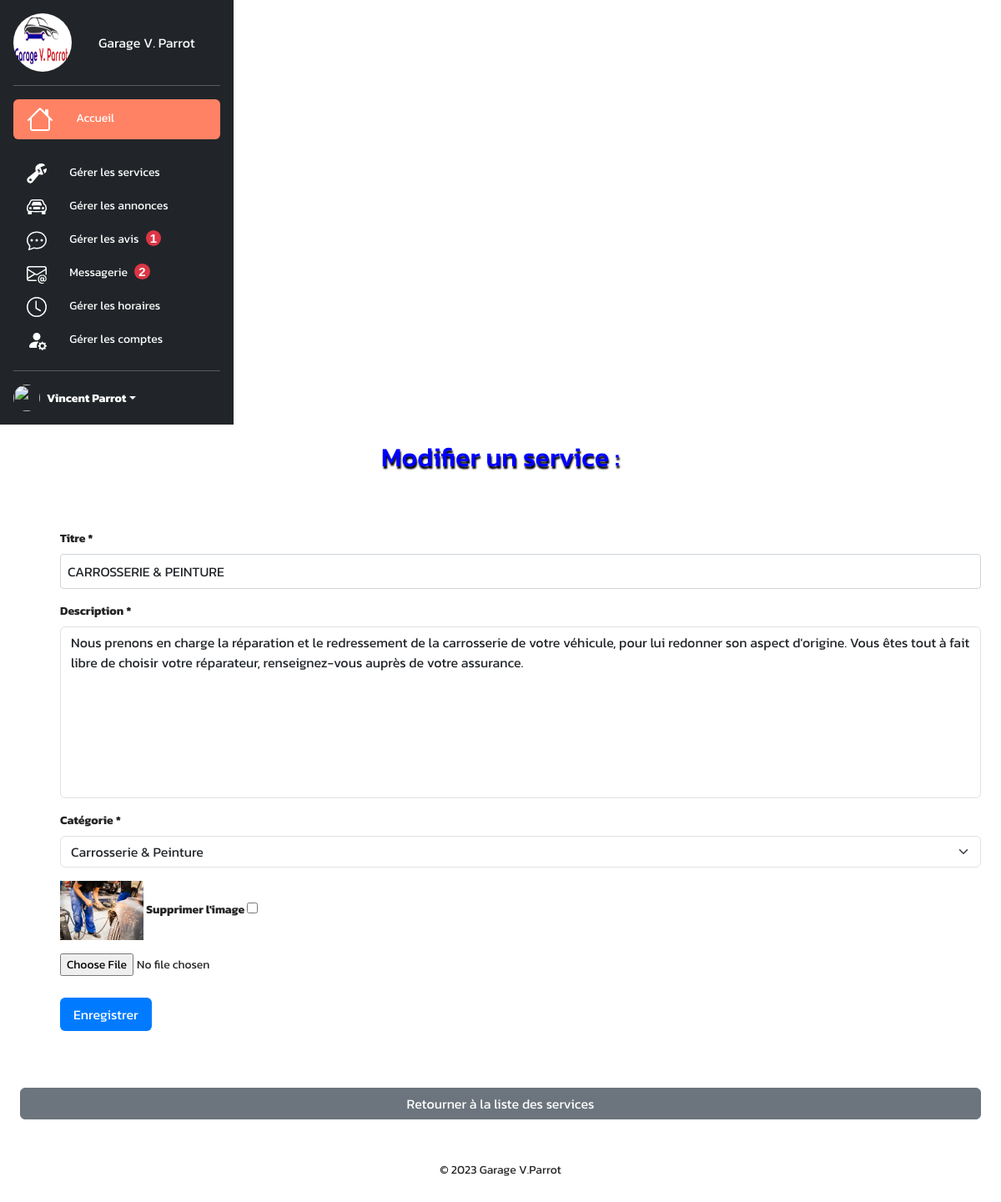
/admin/templates/service.php?id=7 (signed in), run on the app's committed database.
### tables this page shows
CREATE TABLE IF NOT EXISTS `services` (
  `id` int NOT NULL AUTO_INCREMENT,
  `titre` varchar(255) NOT NULL,
  `description` text NOT NULL,
  `image` varchar(255) DEFAULT NULL,
  `categorie_id` int DEFAULT NULL,
  `mouvement` varchar(10) DEFAULT NULL,
  `lien_page` varchar(255) NOT NULL,
  PRIMARY KEY (`id`),
  KEY `categorie_id` (`categorie_id`)
);

CREATE TABLE IF NOT EXISTS `categorie` (
  `id` int NOT NULL AUTO_INCREMENT,
  `title` varchar(50) NOT NULL,
  `description` text NOT NULL,
  `picture` varchar(255) DEFAULT NULL,
  PRIMARY KEY (`id`)
);

### lib/service_tools.php (called while the page is built, shortened)
<?php
function getServiceById(PDO $pdo, int $id): ?array
{
    $sql = "SELECT * FROM services WHERE id = :id";
    $query = $pdo->prepare($sql);
    $query->bindValue(":id", $id, PDO::PARAM_INT);
    $query->execute();
    $service = $query->fetch(PDO::FETCH_ASSOC);
    return $service ?: null;
}
function getCategories($pdo)
{
    $sql = 'SELECT * FROM categorie';
    $query = $pdo->prepare($sql);
    $query->execute();
    return $query->fetchAll();
}

### admin/templates/admin_formService.php (the view, shortened to what this page needs)
<form method="POST" enctype="multipart/form-data">
    <div class="mb-3">
        <label for="titre" class="form-label">Titre *</label>
        <input type="text" class="form-control" id="titre" name="titre" value="<?= $service['titre']; ?>">
    </div>
    <div class="mb-3">
        <label for="description" class="form-label">Description *</label>
        <textarea class="form-control" id="description" name="description" rows="8"><?= $service['description']; ?></textarea>
    </div>
    <div class="mb-3">
        <label for="categorie" class="form-label">Catégorie *</label>
        <select name="categorie_id" id="categorie" class="form-select">
            <?php foreach ($categories as $categorie) { ?>
                <option value="<?= $categorie['id'] ?>" <?php if ($service['categorie_id'] == $categorie['id']) { ?>selected="selected" <?php }; ?>><?= $categorie['title'] ?></option>
            <?php } ?>
        </select>
    </div>
    <?php if (isset($_GET['id']) && isset($service['image'])) { ?>
        <p>
            <img src="<?= _ASSETS_IMG_PATH_ . $service['image'] ?>" alt="<?= $service['titre'] ?>" width="100">
            <label for="delete_image">Supprimer l'image</label>
            <input type="checkbox" name="delete_image" id="delete_image">
        </p>
    <?php } ?>
    <p>
        <input type="file" name="file" id="file">
    </p>
    <input type="submit" name="saveService" class="btn btn-primary" value="Enregistrer">
</form>

### assets/css/Eval-garage.css (style rules this page uses)
* { margin: 0; padding: 0; box-sizing: border-box; scroll-padding-top: 2rem; scroll-behavior: smooth; }
:root { --main-color: #fe5b3d; --second-color: #ffac38; --text-color: #252525ff; --gradient: linear-gradient(#fe5b3d, #ffac38); --primary: #ff8264; --secondary: #ffaa64; --success: #28a745; --danger: #dc3545; --warning: #fd7e14; --info: #04156c; --light: #f8f9fa; --dark: #343a40; --bs-nav-link-color: var(--primary); --bs-link-color: var(--primary); --bs-link-hover-color: var(--secondary); }
.btn-primary { --bs-btn-color: #fff; --bs-btn-bg: var(--primary); --bs-btn-border-color: var(--secondary); --bs-btn-hover-color: #fff; --bs-btn-hover-bg: #ffc697; --bs-btn-hover-border-color: var(--secondary); --bs-btn-focus-shadow-rgb: 49,132,253; --bs-btn-active-color: #fff; --bs-btn-active-bg: #ff8e31; --bs-btn-active-border-color: var(--secondary); --bs-btn-active-shadow: inset 0 3px 5px rgba(0, 0, 0, 0.125); --bs-btn-disabled-color: #fff; --bs-btn-disabled-bg: #4f4f4f; --bs-btn-disabled-border-color: #343434; }
body { font-family: 'Kanit', sans-serif; padding: 0; margin: 0; overflow-x: hidden; color: var(--text-color); }
form label { font-weight: bold; }
form input[type="text"], form input[type="email"], form textarea { margin-bottom: 1rem; border: 1px solid #ced4da; border-radius: 0.25rem; padding: 0.5rem; width: 100%; resize: none; }
form input[type="submit"] { background-color: #007bff; border: none; color: white; padding: 0.5rem 1rem; }
body { font-size: 14px; }
.btn { margin: 10px 0; }

### data on the page
services: titre "CARROSSERIE & PEINTURE", description "Nous prenons en charge la réparation et le redressement de la carrosserie de votre véhicule, pour lui redonner son aspect d'origine. Vous êtes tout à fait libre de choisir votre réparateur, renseignez-vous auprès de votre assurance.", categorie_id "Carrosserie & Peinture", image (picture)

### other printed values
$unverifiedCount "1"
$unreadCount "2"
$_SESSION["user"]["prenom"] "Vincent"
$_SESSION["user"]["nom"] "Parrot"
$pagetitre "Modifier un service :"
